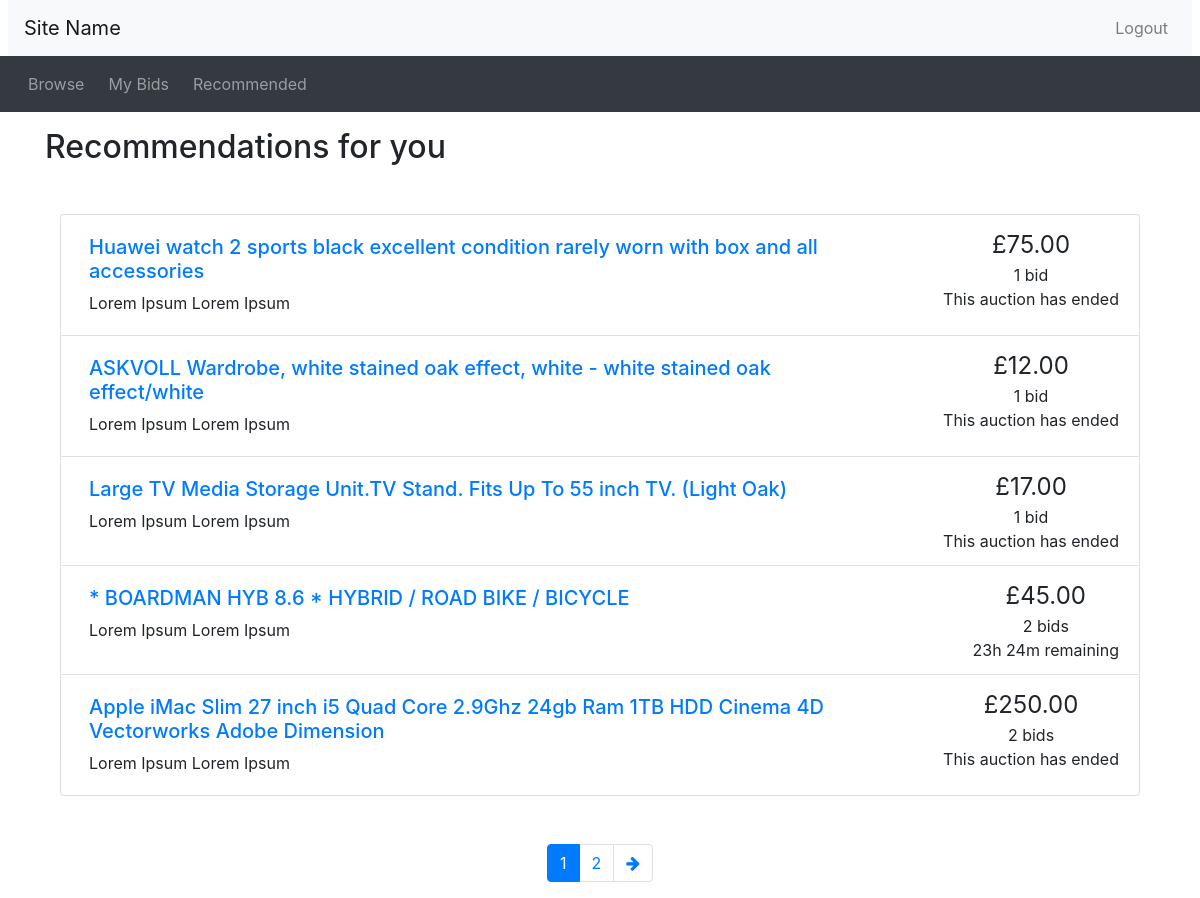
The page /recommendations.php (signed in) on the database as committed earlier.
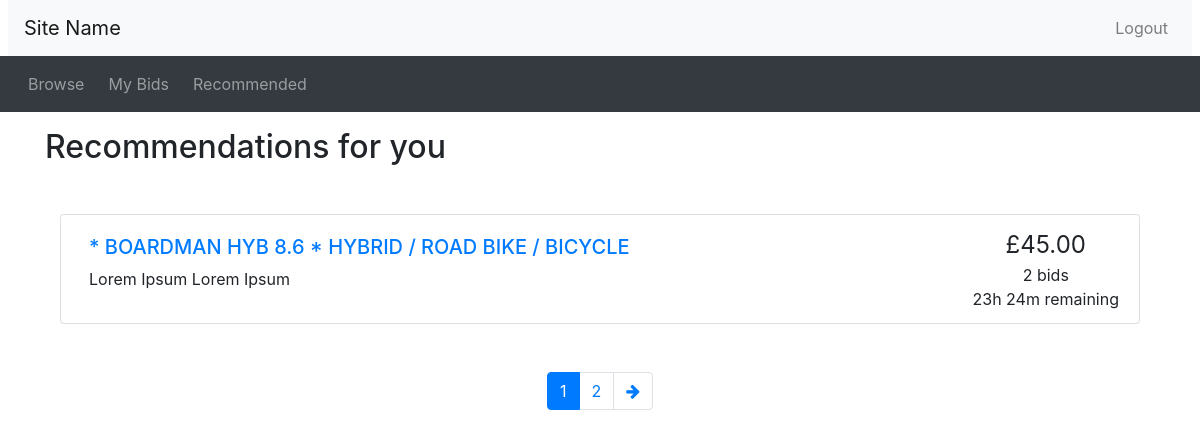
The same page on the database as committed later.
### tables this page shows
CREATE TABLE IF NOT EXISTS `listings` (
  `listing_id` int(11) NOT NULL AUTO_INCREMENT,
  `seller_id` int(11) DEFAULT NULL,
  `posttime` datetime NOT NULL,
  `endtime` datetime DEFAULT NULL,
  `itemdescription` text,
  `item_title` text,
  `finished` bit(1) DEFAULT NULL,
  `category` text,
  `reserveprice` decimal(10,2) DEFAULT NULL,
  `startprice` decimal(10,2) DEFAULT NULL,
  PRIMARY KEY (`listing_id`),
  KEY `seller_id` (`seller_id`)
);

### utilities.php (the view)
<?php
function display_time_remaining($interval) {
    if ($interval->days == 0 && $interval->h == 0) {
      $time_remaining = $interval->format('%im %Ss');
    }
    else if ($interval->days == 0) {
      $time_remaining = $interval->format('%hh %im');
    }
    else {
      $time_remaining = $interval->format('%ad %hh');
    }
  return $time_remaining;
}
function print_listing_li($item_id, $title, $desc, $price, $num_bids, $end_time)
{
  if (strlen($desc) > 250) {
    $desc_shortened = substr($desc, 0, 250) . '...';
  }
  else {
    $desc_shortened = $desc;
  }
  if ($num_bids == 1) {
    $bid = ' bid';
  }
  else {
    $bid = ' bids';
  }
  $now = new DateTime();
  if ($now > $end_time) {
    $time_remaining = 'This auction has ended';
  }
  else {
    $time_to_end = date_diff($now, $end_time);
    $time_remaining = display_time_remaining($time_to_end) . ' remaining';
  }
  echo('
    <li class="list-group-item d-flex justify-content-between">
    <div class="p-2 mr-5"><h5><a href="listing.php?item_id=' . $item_id . '">' . $title . '</a></h5>' . $desc_shortened . '</div>
    <div class="text-center text-nowrap"><span style="font-size: 1.5em">£' . number_format($price, 2) . '</span><br/>' . $num_bids . $bid . '<br/>' . $time_remaining . '</div>
  </li>'
  );
}
?>

### recommendations.php (shortened to what this page needs)
<?php include_once("header.php")?>
<?php require("utilities.php")?>
<?php include 'opendb.php'?>
<div class="container">
<h2 class="my-3">Recommendations for you</h2>
<?php
$results_per_page = 5;
if (isset($_SESSION['account_type']) && $_SESSION['account_type'] == 'buyer')
{
	$buyer_userid = $_SESSION['buyer_id'];
}
	$recco_listing_query = "SELECT * FROM listings WHERE finished is NULL AND listing_id IN(
								SELECT DISTINCT listing_id FROM bids WHERE buyer_id IN(
									SELECT buyer_id FROM bids WHERE listing_id IN(
										SELECT listing_id FROM bids WHERE buyer_id = $buyer_userid)
									AND buyer_id != $buyer_userid)
							AND listing_id NOT IN(SELECT listing_id FROM bids WHERE buyer_id = $buyer_userid)) LIMIT $results_per_page";
	$num_recco_query = "SELECT COUNT(DISTINCT listing_id) FROM bids WHERE buyer_id IN(
							SELECT buyer_id FROM bids WHERE listing_id IN(
								SELECT listing_id FROM bids WHERE buyer_id = $buyer_userid)
							AND buyer_id != $buyer_userid)
						AND listing_id NOT IN(SELECT listing_id FROM bids WHERE buyer_id = $buyer_userid)";
	$num_recco_result = mysqli_query($connection, $num_recco_query)
			or die('Error making recco count query');
	$row = mysqli_fetch_array($num_recco_result);
	if ($row[0] < 1) {
		$max_page = 1;
	}
	else {
		$max_page = ceil($row[0] / $results_per_page);
	}
	if (!isset($_GET['page']))
		{
		$curr_page = 1;
	}
?>
<div class="container mt-5">
<ul class="list-group">
<?php
	$result = mysqli_query($connection, $recco_listing_query)
		or die('Error making recco select id query');
	while ($row = mysqli_fetch_array($result))
	{
		$count_bid_query = "SELECT COUNT(*) FROM bids WHERE listing_id = {$row['listing_id']}";
		$count_bid_result = mysqli_query($connection, $count_bid_query)
			or die('Error making top bid query');
		$bid_count = mysqli_fetch_array($count_bid_result);
		if ($bid_count[0] == 0) {
			print_listing_li($row['listing_id'], $row['item_title'], $row['itemdescription'], $row['startprice'], $bid_count[0], date_create($row['endtime']));
		}
		else {
			$top_bid_query = "SELECT MAX(bidprice) FROM bids WHERE listing_id = {$row['listing_id']}";
			$top_bid_result = mysqli_query($connection, $top_bid_query)
				or die('Error making top bid query');
			$top_bid = mysqli_fetch_array($top_bid_result);
			print_listing_li($row['listing_id'], $row['item_title'], $row['itemdescription'], $top_bid[0], $bid_count[0], date_create($row['endtime']));
		}
	}
?>
</ul>
<nav aria-label="Search results pages" class="mt-5">
  <ul class="pagination justify-content-center">
<?php
  $querystring = "";
  $high_page_boost = max(3 - $curr_page, 0);
  $low_page_boost = max(2 - ($max_page - $curr_page), 0);
  $low_page = max(1, $curr_page - 2 - $low_page_boost);
  $high_page = min($max_page, $curr_page + 2 + $high_page_boost);
  for ($i = $low_page; $i <= $high_page; $i++) {
    if ($i == $curr_page) {
      echo('
    <li class="page-item active">');
    }
    else {
      echo('
    <li class="page-item">');
    }
    echo('
      <a class="page-link" href="recommendations.php?' . $querystring . 'page=' . $i . '">' . $i . '</a>
    </li>');
  }
  if ($curr_page != $max_page) {
    echo('
    <li class="page-item">
      <a class="page-link" href="recommendations.php?' . $querystring . 'page=' . ($curr_page + 1) . '" aria-label="Next">
        <span aria-hidden="true"><i class="fa fa-arrow-right"></i></span>
        <span class="sr-only">Next</span>
      </a>
    </li>');
  }
?>
  </ul>
</nav>
</div>
<?php include_once("footer.php")?>

Rows that differ between the two databases and show on the page:
no longer on this page (row edited): listings: item_title "Huawei watch 2 sports black excellent condition rarely worn with box and all accessories", itemdescription "Lorem Ipsum Lorem Ipsum", price "75.00", num_bids "1", bid "bid", time_remaining "This auction has ended"
no longer on this page (row edited): listings: item_title "ASKVOLL Wardrobe, white stained oak effect, white - white stained oak effect/white", itemdescription "Lorem Ipsum Lorem Ipsum", price "12.00", num_bids "1", bid "bid", time_remaining "This auction has ended"
no longer on this page (row edited): listings: item_title "Large TV Media Storage Unit.TV Stand. Fits Up To 55 inch TV. (Light Oak)", itemdescription "Lorem Ipsum Lorem Ipsum", price "17.00", num_bids "1", bid "bid", time_remaining "This auction has ended"
no longer on this page (row edited): listings: item_title "Apple iMac Slim 27 inch i5 Quad Core 2.9Ghz 24gb Ram 1TB HDD Cinema 4D Vectorworks Adobe Dimension", itemdescription "Lorem Ipsum Lorem Ipsum", price "250.00", num_bids "2", bid "bids", time_remaining "This auction has ended"
